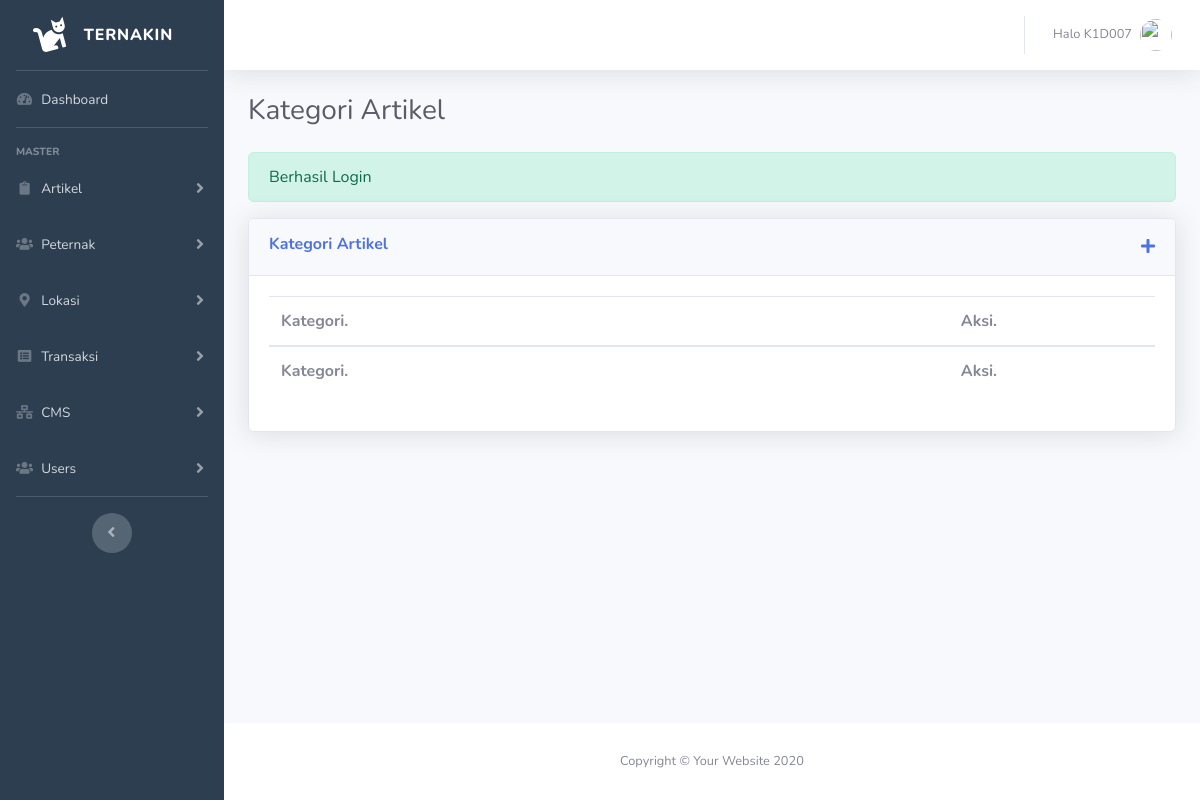
/cms-dashboard/pages/artikel/kategori-artikel.php (signed in), run on an earlier commit of the app's database.
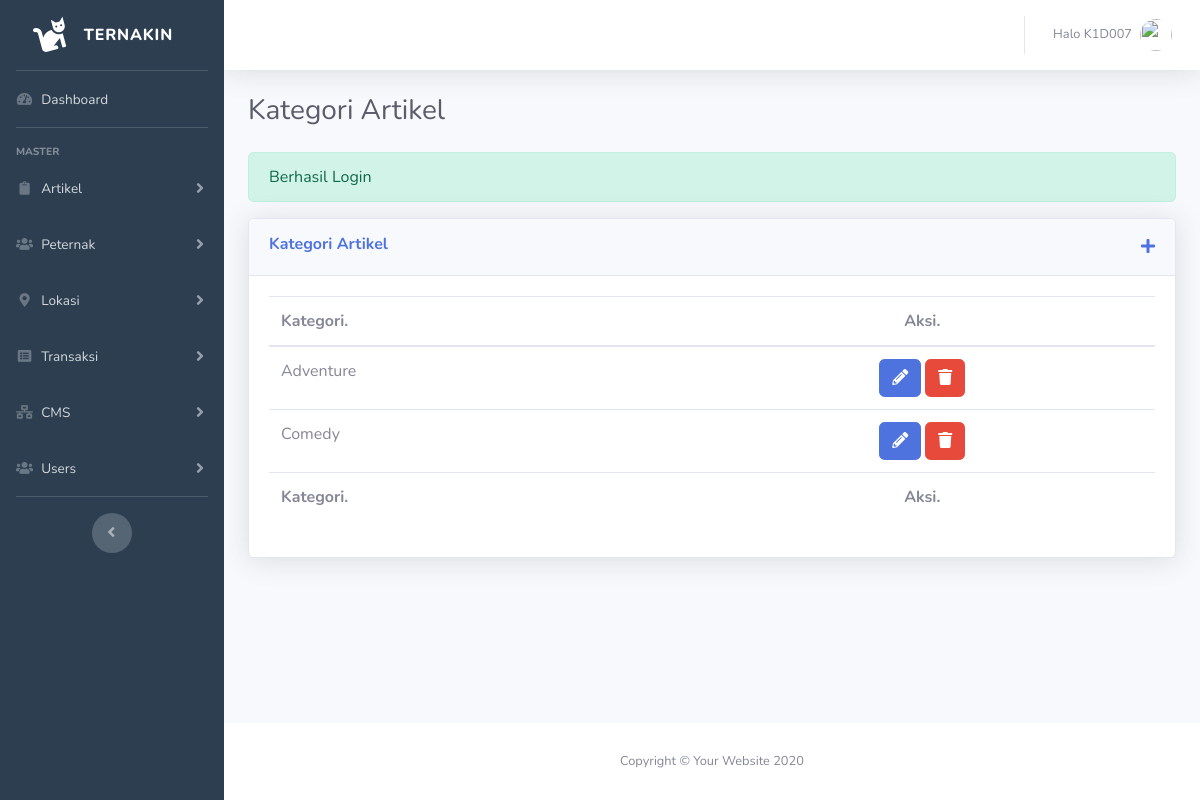
And on a later commit of the database.
### tables this page shows
CREATE TABLE `tb_kategori` (
  `id_kategori` int(2) NOT NULL,
  `kategori` varchar(20) NOT NULL
);

### cms-dashboard/pages/artikel/kategori-artikel.php (the view, shortened to what this page needs)
  <?php
    $title="Kategori Artikel";
    require_once"../../../config/database.php";
    require_once"../../templates/head-dashboard.php";
   ?>
   <link rel="stylesheet" type="text/css" href="<?=$_ENV['base_url']?>cms-dashboard/assets/vendor/datatables/dataTables.bootstrap4.min.css">
  <?php
  $sql = mysqli_query($con,"SELECT * FROM tb_kategori");
  ?>
</head>
<body id="page-top">
  <div id="wrapper">
      <?php require_once"../../partials/sidebar.php"; ?>
    <div id="content-wrapper" class="d-flex flex-column">
      <div id="content">
          <?php require_once"../../partials/topbar.php"; ?>
        <div class="container-fluid" style="transition: 0.4s;">
          <div class="d-sm-flex align-items-center justify-content-between mb-4">
            <h1 class="h3 mb-0 text-gray-800"><?=$title?></h1>
          </div>
          <?php
            if (isset($_SESSION['alert'])) {
              if (isset($_SESSION['alert']['berhasil'])) {
                ?>
                <div class="alert alert-success" role="alert">
                  <?=$_SESSION['alert']['berhasil']?>
                </div>
                <?php
              }else{
                ?>
                <div class="alert alert-danger" role="alert">
                  <?=$_SESSION['alert']['gagal']?>
                </div>
                <?php
              }
            }
          ?>
          <div class="row">
            <div class="col-lg-12 mb-4">
              <div class="card shadow mb-4">
                <div class="card-header py-3 d-sm-flex justify-content-between">
                  <h6 class="m-0 font-weight-bold text-primary"><?=$title?></h6>
                  <a href="tambah-kategori"><i class="fas fa-plus"></i></a>
                </div>
                <div class="card-body">
                  <div class="table-responsive">
                    <table class="table" id="tableKategori">
                      <thead>
                        <tr>
                          <th>Kategori.</th>
                          <th class="text-center">Aksi.</th>
                        </tr>
                      </thead>
                      <tfoot>
                        <tr>
                          <th>Kategori.</th>
                          <th class="text-center">Aksi.</th>
                        </tr>
                      </tfoot>
                      <tbody>
                        <?php
                            while ($data = mysqli_fetch_array($sql)) {
                              ?>
                                <tr>
                                  <td>
                                    <?=$data['kategori']?>
                                  </td>
                                  <td>
                                    <div class="d-flex justify-content-center">
                                      <a href="<?=$_ENV['base_url']?>cms-dashboard/kategori/edit/<?=$data['id_kategori']?>" class="btn btn-primary mr-1"><i class="fas fa-pencil-alt"></i></a>
                                      <form method="POST" action="<?=$_ENV['base_url']?>cms-dashboard/pages/artikel/aksi">
                                        <button type="submit" name="aksi" class="btn btn-danger" value="hapus-kategori" onclick="return confirm('Artikel akan dihapus??')"><i class="fas fa-trash"></i></button>
                                      </form>
                                    </div>
                                  </td>
                                </tr>
                              <?php
                            }
                         ?>
                      </tbody>
                    </table>
                  </div>
                </div>
              </div>
            </div>
          </div>
        </div>
      </div>
      <footer class="sticky-footer bg-white">
        <div class="container my-auto">
          <div class="copyright text-center my-auto">
            <span>Copyright &copy; Your Website 2020</span>
          </div>
        </div>
      </footer>
    </div>
  </div>
  <?php require_once"../../templates/footer-dashboard.php" ?>
</html>

What changed in the data, as far as the page shows it:
added tb_kategori: kategori "Adventure"
added tb_kategori: kategori "Comedy"
